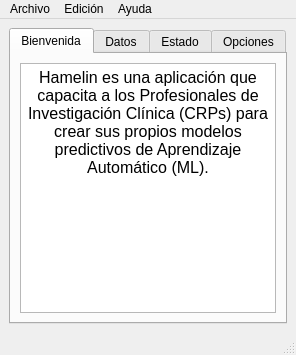
<?xml version="1.0" encoding="UTF-8"?>
<ui version="4.0">
 <class>ventana_inicio</class>
 <widget class="QMainWindow" name="ventana_inicio">
  <property name="windowTitle">
   <string>Hamelin</string>
  </property>
  <widget class="QWidget" name="centralwidget">
   <layout class="QVBoxLayout" name="mainLayout">
    <item>
     <widget class="QTabWidget" name="tabWidget">
      <property name="currentIndex">
       <number>0</number>
      </property>

      <!-- Bienvenida -->
      <widget class="QWidget" name="tab_bienvenida">
       <attribute name="title">
        <string>Bienvenida</string>
       </attribute>
       <layout class="QVBoxLayout" name="layout_bienvenida">
        <item>
         <widget class="QTextEdit" name="textEdit_bienvenida">
          <property name="html">
           <string notr="true">&lt;p align=&quot;center&quot;&gt;&lt;span style=&quot;font-size:12pt;&quot;&gt;Hamelin es una aplicación que capacita a los Profesionales de Investigación Clínica (CRPs) para crear sus propios modelos predictivos de Aprendizaje Automático (ML).&lt;/span&gt;&lt;/p&gt;</string>
          </property>
         </widget>
        </item>
       </layout>
      </widget>

      <!-- Datos -->
      <widget class="QWidget" name="tab_datos">
       <attribute name="title">
        <string>Datos</string>
       </attribute>
       <layout class="QVBoxLayout" name="layout_datos">
        <item>
         <widget class="QTextEdit" name="textEdit_datos">
          <property name="html">
           <string notr="true">&lt;p align=&quot;center&quot;&gt;&lt;span style=&quot;font-size:12pt;&quot;&gt;Adjunta un fichero CSV para analizar los datos.&lt;/span&gt;&lt;/p&gt;</string>
          </property>
         </widget>
        </item>
        <item alignment="Qt::AlignHCenter">
         <widget class="QPushButton" name="pushButton_adjuntar">
          <property name="text">
           <string>Adjuntar</string>
          </property>
         </widget>
        </item>
       </layout>
      </widget>

      <!-- Estado -->
      <widget class="QWidget" name="tab_estado">
       <attribute name="title">
        <string>Estado</string>
       </attribute>
       <layout class="QVBoxLayout" name="layout_estado">
        <item>
         <widget class="QTextEdit" name="textEdit_estado">
          <property name="html">
           <string notr="true">&lt;p align=&quot;center&quot;&gt;&lt;span style=&quot;font-size:12pt;&quot;&gt;Estado de los datos.&lt;/span&gt;&lt;/p&gt;</string>
          </property>
         </widget>
        </item>
       </layout>
      </widget>

      <!-- Opciones -->
      <widget class="QWidget" name="tab_opciones">
       <attribute name="title">
        <string>Opciones</string>
       </attribute>
       <layout class="QVBoxLayout" name="layout_opciones">
        <item>
         <widget class="QTextEdit" name="textEdit_opciones">
          <property name="html">
           <string notr="true">&lt;p align=&quot;center&quot;&gt;&lt;span style=&quot;font-size:12pt;&quot;&gt;Selecciona un procedimiento a seguir.&lt;/span&gt;&lt;/p&gt;</string>
          </property>
         </widget>
        </item>
        <item alignment="Qt::AlignHCenter">
         <widget class="QComboBox" name="comboBox_opciones">
          <item><property name="text"><string>Registro de pacientes</string></property></item>
          <item><property name="text"><string>Estudio observacional</string></property></item>
          <item><property name="text"><string>Estudio clínico</string></property></item>
         </widget>
        </item>
        <item alignment="Qt::AlignHCenter">
         <widget class="QPushButton" name="pushButton_opciones">
          <property name="text">
           <string>Ok</string>
          </property>
         </widget>
        </item>
       </layout>
      </widget>

     </widget>
    </item>
   </layout>
  </widget>
  <widget class="QStatusBar" name="statusbar"/>
  <widget class="QMenuBar" name="menubar">
   <widget class="QMenu" name="menuArchivo">
    <property name="title">
     <string>Archivo</string>
    </property>
   </widget>
   <widget class="QMenu" name="menuEdici_n">
    <property name="title">
     <string>Edición</string>
    </property>
   </widget>
   <widget class="QMenu" name="menuAyuda">
    <property name="title">
     <string>Ayuda</string>
    </property>
    <addaction name="actionAcerca_de_Hamelin"/>
   </widget>
   <addaction name="menuArchivo"/>
   <addaction name="menuEdici_n"/>
   <addaction name="menuAyuda"/>
  </widget>
  <action name="actionAcerca_de_Hamelin">
   <property name="text">
    <string>Acerca de Hamelin</string>
   </property>
  </action>
 </widget>
 <resources/>
 <connections/>
</ui>
